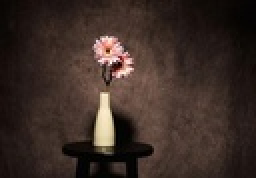
%> input picture Seam Carving/1.jpg, 128 x 89 px, shrunk from 500 x 347 before the run (shown 2 times larger)
$ octave SeamCarving.m   (GNU Octave 9; MATLAB toolbox functions it lacks are replaced by stand-ins)
%> lines starting %> are read from the running program, lines starting %| are printed output that depends on the picture
clc;clear;close all;
%% 图片预处理
img = im2double(imread("1.jpg"));   % 读入图片，从0~255的整形映射到0~1的浮点型
[hei1, wid1, dep1] = size(img);     % 获取图片大小（高度、宽度、深度）
%> hei1 = 89; wid1 = 128; dep1 = 3
% 打印原图片
imshow(img);
figure;
% 假定要求输出的图片的宽度变为原来的3/4
wid2 = round(wid1/2);
%> wid2 = 64
wid_now = wid1;
%> wid_now = 128
% 使用插值方法实现图片缩小
tmp_pic = img(:,1:2:wid1,:);
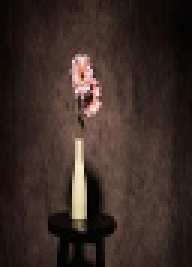
%> tmp_pic: size 89x64x3 double (shown 3 times larger); mean R, G, B 0.234, 0.175, 0.151
subplot(1,2,1)
imshow(tmp_pic);
%% Seam Carving 方法处理图片
while wid_now ~= wid2
    % 计算能量图
    [gx1, gy1] = gradient(img(:,:,1));
    [gx2, gy2] = gradient(img(:,:,2));
    [gx3, gy3] = gradient(img(:,:,3));
    E = abs(gx1) + abs(gy1)...
        + abs(gx2) + abs(gy2)...
        + abs(gx3) + abs(gy3);
    EC = zeros(hei1, wid_now);        % 累计能量
    PM = zeros(hei1,wid_now);         % 记录每一条路径
    EC(1,:) = E(1,:);
    for i = 2:hei1      % 依次遍历每一行
        % 依次遍历每一行的每一个元素
        % 单独讨论第一个元素
        tmp1 = EC(i-1, 1);
        tmp2 = EC(i-1, 2);
        if tmp1 < tmp2
            EC(i, 1) = tmp1 + E(i, 1);
            PM(i, 1) = 1;
        else
            EC(i, 1) = tmp2 + E(i, 1);
            PM(i, 1) = 2;
        end
        % 讨论中间的元素
        for j = 2: wid_now-1
            tmp1 = EC(i-1, j-1);
            tmp2 = EC(i-1, j);
            tmp3 = EC(i-1, j+1);
            if tmp1 < tmp2 && tmp1 < tmp3
                EC(i, j) = tmp1 + E(i, j);
                PM(i, j) = j-1;
            elseif tmp2 < tmp1 && tmp2 < tmp3
                EC(i, j) = tmp2 + E(i, j);
                PM(i, j) = j;
            else
                EC(i, j) = tmp3 + E(i, j);
                PM(i, j) = j+1;
            end
        end
        % 讨论最后一个元素
        tmp1 = EC(i-1, wid_now-1);
        tmp2 = EC(i-1, wid_now);
        if tmp1 < tmp2
            EC(i, wid_now) = tmp1 + E(i, wid_now);
            PM(i, wid_now) = wid_now-1;
        else
            EC(i, wid_now) = tmp2 + E(i, wid_now);
            PM(i, wid_now) = wid_now;
        end
    end
    % 依据累计能量函数，删去能量最少的缝
    energy_min = min(EC(hei1, :));
    min_pos = find(EC(hei1, :)==energy_min);
    tmp_pic = zeros(hei1, wid_now-1, dep1);
    for i = hei1:-1:2
        tmp = img(i,:,:);
        tmp_pic(i,:,:) = tmp(:,[1:min_pos-1,min_pos+1:wid_now],:);
        min_pos = PM(i, min_pos);
    end
    tmp = img(1,:,:);
    tmp_pic(1,:,:) = tmp(:,[1:min_pos-1,min_pos+1:wid_now],:);
    img = tmp_pic;
    wid_now = wid_now - 1;
end
%> this loop made 64 passes
%> energy_min on passes 1 to 12: 1.04, 1.33, 1.35, 1.39, 1.45, 1.48, 1.56, 1.52, 1.59, 1.71, 1.8, 1.82
%> pass 1, `[gx1, gy1] = gradient(img(:,:,1));`:
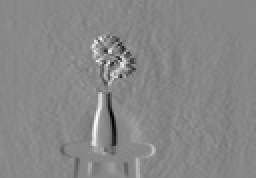
%> gx1: size 89x128 double (shown 2 times larger); min -0.425, max 0.376, mean 6.04e-05; drawn with min black and max white
%> pass 1, `[gx1, gy1] = gradient(img(:,:,1));`:
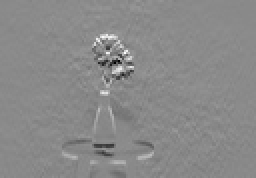
%> gy1: size 89x128 double (shown 2 times larger); min -0.433, max 0.369, mean 0.00033; drawn with min black and max white
%> after the loop:
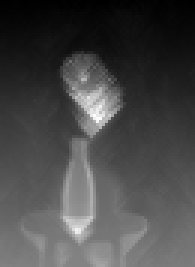
%> EC: size 89x65 double (shown 3 times larger); min 0.00588, max 7.7, mean 2.19; drawn with min black and max white
%> after the loop:
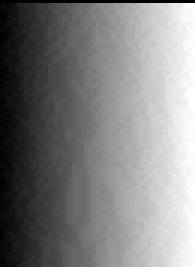
%> PM: size 89x65 double (shown 3 times larger); min 0, max 65, mean 32.7; drawn with min black and max white
%> after the loop:
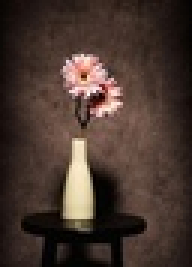
%> tmp_pic: size 89x64x3 double (shown 3 times larger); mean R, G, B 0.281, 0.215, 0.185
%> after the loop, wid_now = 64
% 打印最后结果
subplot(1,2,2);
imshow(img);
